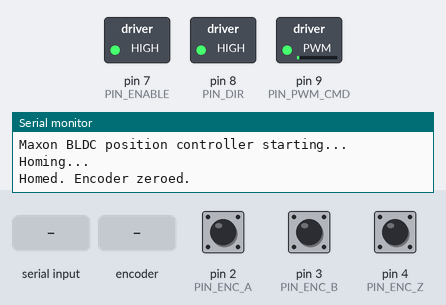
The sketch below on a simulated Arduino Uno, built with avr-gcc and run on an emulated ATmega328P. On the bench: switched loads named in the sketch (green lamp = pin HIGH), the last lines printed to the serial monitor. Inputs (shaded band) come from the test bench; at power-on: pin 2 (PIN_ENC_A) HIGH, pin 3 (PIN_ENC_B) HIGH, pin 4 (PIN_ENC_Z) HIGH.

Above: at 1.9 s.
2.0 s: "90,45\n" received over Serial
At 2.9 s:
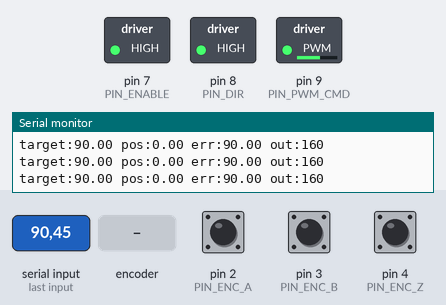
3.5 s: rotary encoder on pin 2 (PIN_ENC_A) / pin 3 (PIN_ENC_B) turned 2 steps (second pin leading)
At 4.1 s:
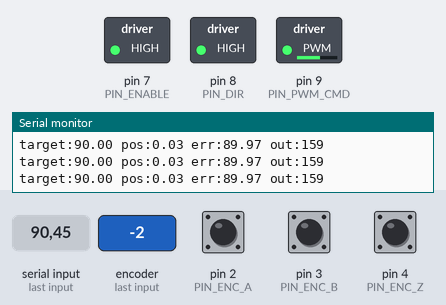
Timing chart, 0 to 6.5 s (numbered marks = the images above; inputs shaded):
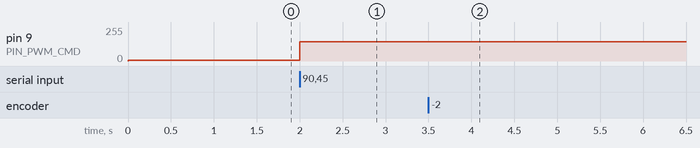

Measured:
- after the input at 2.0 s, pin 9 (PIN_PWM_CMD): 5/255 → 146/255 at once
- after the input at 3.5 s, pin 9 (PIN_PWM_CMD): 146/255 → 145/255 at once

The sketch:

test1.ino
```cpp
// =============================================================================
//  Maxon BLDC — Angular Position Control
//  Hardware: Arduino Uno/Mega + ESCON 70/10 + Maxon BLDC with quadrature encoder
//
//  ESCON 70/10 wiring (configure in ESCON Studio first):
//    Pin 2  (ESCON) ← Enable output         → Arduino pin 7 (digital out)
//    Pin 3  (ESCON) ← Analog set-value in   → Arduino pin 9 (PWM) + RC low-pass filter
//    Pin 4  (ESCON) ← Direction / Sign in   → Arduino pin 8 (digital out)
//
//  Encoder wiring:
//    Encoder A  → Arduino pin 2  (INT0 — hardware interrupt)
//    Encoder B  → Arduino pin 3  (INT1 — hardware interrupt)
//    Encoder Z  → Arduino pin 4  (optional index / home pulse)
//    GND        → Arduino GND
//    Vcc (5 V)  → Arduino 5 V
//
//  NOTE: The ESCON expects an analog set-value in the range 0–5 V
//        representing 0 … +max speed. Direction is set separately via PIN_DIR.
//        Use an RC low-pass filter (10 kΩ + 100 nF) on the PWM output to
//        convert it to a smooth DC level.
//        Alternatively use an external DAC (MCP4725 etc.) for cleaner output.
//
//  Configure in ESCON Studio:
//    - Operation mode : Speed controller (closed-loop via encoder)
//    - Enable polarity: active high
//    - Analog input   : 0–5 V → 0 … +max speed  (unidirectional)
//    - Direction      : digital input (PIN_DIR) controls forward/reverse
//    - Max speed, current limits, ramp times → tune to your motor spec sheet
// =============================================================================

#include <Arduino.h>

// ── Pin definitions ──────────────────────────────────────────────────────────
const uint8_t PIN_ENABLE    = 7;   // ESCON Enable (active HIGH)
const uint8_t PIN_PWM_CMD   = 9;   // Speed command (PWM → RC filter → analog)
const uint8_t PIN_DIR       = 8;   // Direction (HIGH = forward)
const uint8_t PIN_ENC_A     = 2;   // Encoder channel A (INT0)
const uint8_t PIN_ENC_B     = 3;   // Encoder channel B (INT1)
const uint8_t PIN_ENC_Z     = 4;   // Encoder index / home

// ── Encoder & motion parameters ─────────────────────────────────────────────
// Check your encoder's datasheet for CPR (counts per revolution).
// Multiply by 4 for full quadrature (both edges of A and B).
const long   COUNTS_PER_REV = 500L*51*4;  // e.g. 500 CPR * 51:1 gearbox = 25500 counts/rev at motor shaft
const double DEG_PER_COUNT  = 360.0 / COUNTS_PER_REV;

// ── PID gains (tune these for your motor + load) ────────────────────────────
// Start with small Kp, Ki = 0, Kd = 0.  Increase Kp until oscillation,
// then add Kd to damp, then a small Ki to eliminate steady-state error.
double Kp = 1.5;
double Ki = 0.50;
double Kd = 0.00;

// ── PID state ────────────────────────────────────────────────────────────────
volatile long encoderCount = 0;    // Updated in ISR — always read with noInterrupts()
double  integral    = 0.0;
double  prevError   = 0.0;
double  targetAngle = 0.0;         // Degrees

// ── Timing ───────────────────────────────────────────────────────────────────
const unsigned long CONTROL_LOOP_MS = 10;   // 100 Hz control loop
unsigned long       lastLoopTime    = 0;

// ── Limits ───────────────────────────────────────────────────────────────────
const double MAX_INTEGRAL    = 50.0;   // Anti-windup clamp
const int    PWM_MAX         = 230;    // Arduino 8-bit PWM maximum
const int    PWM_DEADBAND    = 5;      // Ignore very small commands (reduces jitter)
const int    PWM_STOP        = 5;     // 10% of 255 — ESCON zero-speed threshold
const int    PWM_FULL        = 230;    // 90% of 255 — ESCON max-speed threshold
const double POSITION_TOL    = 0.5;   // Degrees — "close enough" tolerance

// =============================================================================
//  Interrupt service routines — quadrature decoding
// =============================================================================
void onEncoderA() {
  bool a = digitalRead(PIN_ENC_A);
  bool b = digitalRead(PIN_ENC_B);
  encoderCount += (a == b) ? 1 : -1;
}

void onEncoderB() {
  bool a = digitalRead(PIN_ENC_A);
  bool b = digitalRead(PIN_ENC_B);
  encoderCount += (a != b) ? 1 : -1;
}

// =============================================================================
//  Helper: read encoder count atomically
// =============================================================================
long readEncoder() {
  noInterrupts();
  long c = encoderCount;
  interrupts();
  return c;
}

// =============================================================================
//  Helper: convert encoder count → degrees (unwrapped, not modulo 360)
// =============================================================================
double countsToDegrees(long counts) {
  return (double)counts * DEG_PER_COUNT;
}

// =============================================================================
//  Helper: set motor output
//    output: -255 … +255  (negative = reverse)
// =============================================================================
void setMotorOutput(int output) {
  if (abs(output) < PWM_DEADBAND) {
    // Below deadband — hold position (keep enable, zero speed)
    analogWrite(PIN_PWM_CMD, PWM_STOP);  // 10% = zero speed on ESCON
    return;
  }

  if (output > 0) {
    digitalWrite(PIN_DIR, HIGH);
    // Map 0…255 → PWM_STOP…PWM_FULL (10%…90% = 0…max forward speed)
    int pwm = map(output, 0, 255, PWM_STOP, PWM_FULL);
    analogWrite(PIN_PWM_CMD, constrain(pwm, PWM_STOP, PWM_FULL));
  } else {
    digitalWrite(PIN_DIR, LOW);
    // Map 0…255 → PWM_STOP…PWM_FULL (10%…90% = 0…max reverse speed)
    int pwm = map(-output, 0, 255, PWM_STOP, PWM_FULL);
    analogWrite(PIN_PWM_CMD, constrain(pwm, PWM_STOP, PWM_FULL));
  }
}

// =============================================================================
//  Helper: disable motor (safe stop)
// =============================================================================
void disableMotor() {
  analogWrite(PIN_PWM_CMD, PWM_STOP);  // 10% = zero-speed command before disabling
  delay(10);
  digitalWrite(PIN_ENABLE, LOW);
}

// =============================================================================
//  Helper: enable motor
// =============================================================================
void enableMotor() {
  analogWrite(PIN_PWM_CMD, PWM_STOP);  // 10% = pre-set to zero before enabling
  digitalWrite(PIN_ENABLE, HIGH);
  delay(50);  // Short settle time
}

// =============================================================================
//  Move to absolute angle (blocking, with timeout)
//    angle_deg: target in degrees (unwrapped from home)
//    timeout_ms: give up after this many milliseconds (0 = no timeout)
// =============================================================================
void moveToAngle(double angle_deg, unsigned long timeout_ms = 0) {
  targetAngle = angle_deg;
  integral    = 0.0;
  prevError   = 0.0;

  unsigned long startTime = millis();
  unsigned long stableTime = 0;
  bool wasStable = false;

  Serial.print("Moving to ");
  Serial.print(angle_deg, 2);
  Serial.println(" deg...");

  while (true) {
    unsigned long now = millis();

    // Timeout guard
    if (timeout_ms > 0 && (now - startTime) > timeout_ms) {
      Serial.println("TIMEOUT — target not reached.");
      break;
    }

    if ((now - lastLoopTime) >= CONTROL_LOOP_MS) {
      double dt = (now - lastLoopTime) / 1000.0;
      lastLoopTime = now;

      double currentAngle = countsToDegrees(readEncoder());
      double error        = targetAngle - currentAngle;

      // Anti-windup integral accumulation
      integral += error * dt;
      integral  = constrain(integral, -MAX_INTEGRAL, MAX_INTEGRAL);

      double derivative = (error - prevError) / dt;
      prevError = error;

      double pidOut = (Kp * error) + (Ki * integral) + (Kd * derivative);
      int    output = (int)constrain(pidOut, -255.0, 255.0);

      setMotorOutput(output);

      // Serial telemetry (useful for Serial Plotter tuning)
      Serial.print("target:"); Serial.print(targetAngle, 2);
      Serial.print(" pos:");   Serial.print(currentAngle, 2);
      Serial.print(" err:");   Serial.print(error, 2);
      Serial.print(" out:");   Serial.println(output);

      // Stable within tolerance for 300 ms → done
      if (abs(error) < POSITION_TOL) {
        if (!wasStable) {
          stableTime = now;
          wasStable = true;
        } else if ((now - stableTime) > 300) {
          setMotorOutput(0);
          Serial.println("Position reached.");
          break;
        }
      } else {
        wasStable = false;
      }
    }
  }
}

// =============================================================================
//  Home routine: rotate slowly until encoder index (Z) goes HIGH
//  Call this once on startup if you need an absolute reference.
// =============================================================================
void homeMotor() {
  Serial.println("Homing...");
  // Slow forward until Z pulse
  analogWrite(PIN_PWM_CMD, 40);   // Very slow forward (~16% — just above zero-speed threshold)
  digitalWrite(PIN_DIR, HIGH);

  unsigned long startHome = millis();
  while (digitalRead(PIN_ENC_Z) == LOW) {
    if (millis() - startHome > 10000) {
      Serial.println("Homing FAILED — no index pulse within 10 s.");
      disableMotor();
      return;
    }
  }

  // Zero the encoder count at the index
  noInterrupts();
  encoderCount = 0;
  interrupts();

  setMotorOutput(0);
  Serial.println("Homed. Encoder zeroed.");
  delay(200);
}

// Test if encoders are working: prin

// =============================================================================
//  setup
// =============================================================================
void setup() {
  Serial.begin(115200);
  Serial.println("Maxon BLDC position controller starting...");

  // Pin modes
  pinMode(PIN_ENABLE,   OUTPUT);
  pinMode(PIN_PWM_CMD,  OUTPUT);
  pinMode(PIN_DIR,      OUTPUT);
  pinMode(PIN_ENC_A,    INPUT_PULLUP);
  pinMode(PIN_ENC_B,    INPUT_PULLUP);
  pinMode(PIN_ENC_Z,    INPUT_PULLUP);

  // Start disabled, zero command
  digitalWrite(PIN_ENABLE, LOW);
  analogWrite(PIN_PWM_CMD, PWM_STOP);

  // Attach encoder interrupts
  attachInterrupt(digitalPinToInterrupt(PIN_ENC_A), onEncoderA, CHANGE);
  attachInterrupt(digitalPinToInterrupt(PIN_ENC_B), onEncoderB, CHANGE);

  delay(500);
  enableMotor();

  // Optional: home to encoder index on startup
  homeMotor();
}

// =============================================================================
//  loop — example sequence; adapt to your application
// =============================================================================
void loop() {
  // Example: move through a sequence of angles
//   moveToAngle(90.0,  0);   delay(5000);
//   moveToAngle(180.0, 0);   delay(5000);
//   moveToAngle(45.0,  0);   delay(5000);
//   moveToAngle(0.0,   0);   delay(5000);

  // Or: read a target angle from Serial
  // homeMotor();
  if (Serial.available()) {
    double deg = Serial.parseFloat();
    moveToAngle(deg, 000);
  }
}
```
